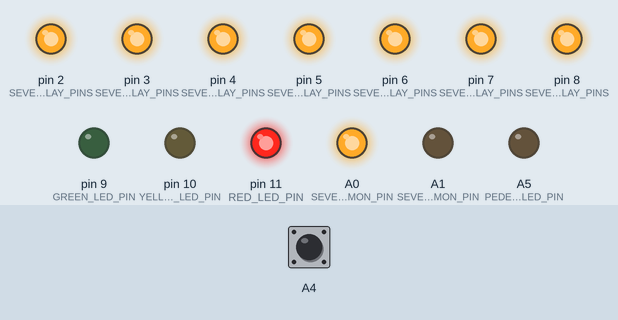
Recording of a sketch running on a simulated Arduino Uno, built with avr-gcc and run on an emulated ATmega328P. Parts: output pins drawn as LEDs (lit = HIGH). The inputs (shaded band) are chosen by the test bench; at power-on: A4 HIGH.

Above: at 16.5 s.
At 45.5 s:
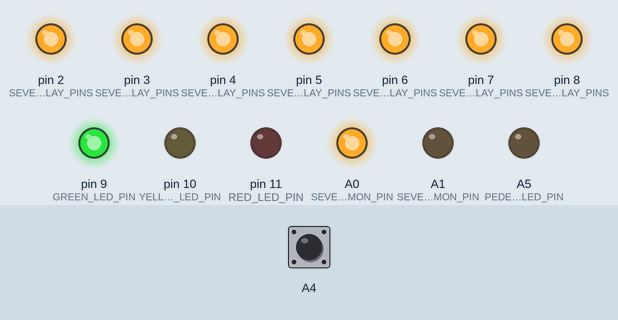
At 60.5 s:
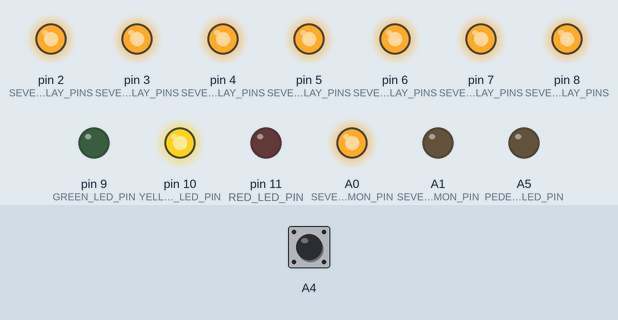
Timing chart, 0 to 80.7 s (numbered marks = the images above):
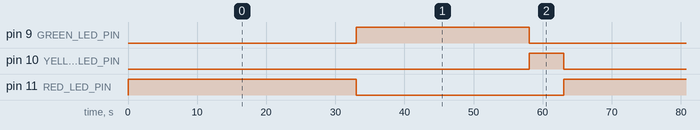

The sketch:

Traffic_Light_System.ino
```cpp
#include "TrafficLight.h"

#define RED_LED_PIN 11
#define YELLOW_LED_PIN 10
#define GREEN_LED_PIN 9
#define PEDESTRIAN_LED_PIN A5

#define PEDESTRIAN_BUTTON A4

byte SEVEN_SEGMENT_DISPLAY_PINS[7] = { 8, 7, 6, 5, 4, 3, 2 };
#define SEVEN_SEGMENT_DISPLAY1_COMMON_PIN A0
#define SEVEN_SEGMENT_DISPLAY2_COMMON_PIN A1

#define POTENTIOMETER_PIN A2

bool pedestrianState = false;

Led redLed(RED_LED_PIN);
Led yellowLed(YELLOW_LED_PIN);
Led greenLed(GREEN_LED_PIN);
Led pedestrianLed(PEDESTRIAN_LED_PIN);

PushButton pedestrianButton(PEDESTRIAN_BUTTON, true, true);

Potentiometer potentiometer(POTENTIOMETER_PIN);

LedBlinker pedestrianLedBlinker(pedestrianLed, 500);

SevenSegmentDisplay sevenSegment(SEVEN_SEGMENT_DISPLAY_PINS,
                                 SEVEN_SEGMENT_DISPLAY1_COMMON_PIN,
                                 SEVEN_SEGMENT_DISPLAY2_COMMON_PIN);

Timer redTimer, yellowTimer, greenTimer;

TrafficLight trafficLight(
  redLed, yellowLed, greenLed, pedestrianLed,
  pedestrianLedBlinker, pedestrianButton, potentiometer, sevenSegment);

// Initializes all components (LEDs, button, potentiometer, timer, display)
void setup() {
  Serial.begin(115200);
  trafficLight.init(true);
  delay(10);
}

// Continuously updates the traffic light system with fixed timings
void loop() {
  trafficLight.update(30, 25, 5);
}
```

Led.cpp
```cpp
#include "Led.h"

Led::Led(byte pin) {
  this->pin = pin;
  state = LOW;
}

//init the pin for the LED
//call this in setup()
void Led::init() {
  pinMode(pin, OUTPUT);
}

void Led::init(byte defaultState) {
  init();
  if (defaultState == HIGH) {
    on();
  } else {
    off();
  }
}

//Turn ON the LED
void Led::on() {
  state = HIGH;
  digitalWrite(pin, state);
}

//Turn OFF the LED
void Led::off() {
  state = LOW;
  digitalWrite(pin, state);
}

//Toggle the LED
void Led::toggle() {
  if (isPoweredOn()) {
    off();
  } else {
    on();
  }
}

bool Led::isPoweredOn() {
  return (state == HIGH);
}
```

Led.h
```cpp
// Class to represent an LED with basic ON/OFF/TOGGLE functionality

#include <Arduino.h>

class Led {
private:
  byte pin;
  byte state;
public:
  Led() {}  //Default Constructor
  Led(byte pin);
  //init the pin for the LED
  //call this in setup()
  void init();

  void init(byte defaultState);

  //Turn ON the LED
  void on();

  //Turn OFF the LED
  void off();

  //Toggle the LED
  void toggle();

  bool isPoweredOn();
};
```

LedBlinker.cpp
```cpp
#include "LedBlinker.h"

void LedBlinker::toggleLed() {
  led.toggle();
}

LedBlinker::LedBlinker(Led &led) {
  this->led = led;
  lastTimeBlinked = millis();
  blinkDelay = 500;
}

LedBlinker::LedBlinker(Led &led, unsigned long blinkDelay) {
  this->led = led;
  lastTimeBlinked = millis();
  this->blinkDelay = blinkDelay;
}

void LedBlinker::initLed() {
  led.init();
}

// Toggles the LED if the defined delay has passed (non-blocking blink)
void LedBlinker::update() {
  unsigned long timeNow = millis();
  if (timeNow - lastTimeBlinked > blinkDelay) {
    lastTimeBlinked = timeNow;
    toggleLed();
  }
}

unsigned long LedBlinker::getBlinkDelay() {
  return blinkDelay;
}

void LedBlinker::setBlinkDelay(unsigned long blinkDelay) {
  this->blinkDelay = blinkDelay;
}
```

LedBlinker.h
```cpp
// Blinks a refrenced LED at a given delay (non-blocking delay)

#include "Led.h"

class LedBlinker {
private:
  Led led;  //Reference Object
  unsigned long lastTimeBlinked;
  unsigned long blinkDelay;

  void toggleLed();
public:
  LedBlinker() {}  //Default Constructor and don't use if it is not Initiliazed properly

  LedBlinker(Led &led);

  LedBlinker(Led &led, unsigned long blinkDelay);

  void initLed();

  // Toggles the LED if the defined delay has passed (non-blocking blink)
  void update();

  unsigned long getBlinkDelay();

  void setBlinkDelay(unsigned long blinkDelay);
};
```

Potentiometer.cpp
```cpp
#include "Potentiometer.h"

Potentiometer::Potentiometer(byte pin) {
  this->pin = pin;
}

void Potentiometer::init() {
  pinMode(pin, INPUT);
}

int Potentiometer::getValue() {
  return (analogRead(pin)) / 4;
}
```

Potentiometer.h
```cpp
//Reads analog value from a potentiometer and maps it from 0-1023 to 0-255

#include <Arduino.h>

class Potentiometer {
private:
  byte pin;
public:
  Potentiometer() {}  //Default Contructor
  Potentiometer(byte pin);

  void init();

  int getValue();
};
```

PushButton.cpp
```cpp
#include "PushButton.h"

// Reads the debounced state of the button and updates press timing
void PushButton::readState() {
  unsigned long timeNow = millis();
  byte newState = digitalRead(pin);

  if (newState != state && (timeNow - lastTimeStateChanged) > debounceDelay) {
    state = newState;
    lastTimeStateChanged = timeNow;
  }

  bool currentlyPressed = isPullUp ? (state == LOW) : (state == HIGH);

  if (currentlyPressed && !wasPreviouslyPressed) {
    pressStartTime = timeNow;  // Start of press
  }

  wasPreviouslyPressed = currentlyPressed;
}

PushButton::PushButton(byte pin, bool isPullUp, bool internalPullUpActivated) {
  this->pin = pin;
  this->isPullUp = isPullUp;
  this->internalPullUpActivated = internalPullUpActivated;

  lastTimeStateChanged = millis();
  debounceDelay = 50;
  pressStartTime = 0;
  wasPreviouslyPressed = false;
}

void PushButton::init() {
  if (isPullUp && internalPullUpActivated) {
    pinMode(pin, INPUT_PULLUP);
  } else {
    pinMode(pin, INPUT);
  }
  state = digitalRead(pin);
}

bool PushButton::isPressed() {
  readState();
  return isPullUp ? (state == LOW) : (state == HIGH);
}

bool PushButton::isLongPressed(unsigned long longPressDuration) {
  readState();
  bool currentlyPressed = isPullUp ? (state == LOW) : (state == HIGH);
  if (currentlyPressed) {
    unsigned long timeNow = millis();
    return (timeNow - pressStartTime >= longPressDuration);
  }
  return false;
}
```

PushButton.h
```cpp
// Class to handle a push button with debounce and lon-press detection

#include <Arduino.h>

class PushButton {
private:
  byte pin;
  byte state;
  bool isPullUp;
  bool internalPullUpActivated;
  unsigned long lastTimeStateChanged;
  unsigned long debounceDelay;
  unsigned long pressStartTime;
  bool wasPreviouslyPressed;

  // Reads the debounced state of the button and updates press timing
  void readState();

public:
  PushButton() {}  // Default Constructor and Don't use if it is not initialized properly
  PushButton(byte pin, bool isPullUp, bool internalPullUpActivated);

  void init();

  bool isPressed();

  bool isLongPressed(unsigned long longPressDuration);
};
```

SevenSegmentDisplay.cpp
```cpp
#include "SevenSegmentDisplay.h"

void SevenSegmentDisplay::setDigit(int digit, byte sevenSegment[7]) {
  for (int i = 0; i < 7; i++) {
    digitalWrite(sevenSegment[i], isCommonAnode ? !digitSegment[digit][i] : digitSegment[digit][i]);
  }
}

SevenSegmentDisplay::SevenSegmentDisplay(byte sevenSegment1[7]) {
  memcpy(this->sevenSegment1, sevenSegment1, 7);
  isTwoSevenSegments = false;
  isMultiplexing = false;
}

SevenSegmentDisplay::SevenSegmentDisplay(byte sevenSegment1[7], byte sevenSegment2[7]) {
  memcpy(this->sevenSegment1, sevenSegment1, 7);
  memcpy(this->sevenSegment2, sevenSegment2, 7);
  isTwoSevenSegments = true;
  isMultiplexing = false;
}

SevenSegmentDisplay::SevenSegmentDisplay(byte sevenSegment1[7], byte commonPin1, byte commonPin2) {
  memcpy(this->sevenSegment1, sevenSegment1, 7);
  this->commonPin1 = commonPin1;
  this->commonPin2 = commonPin2;
  isMultiplexing = true;
  isTwoSevenSegments = false;
}


void SevenSegmentDisplay::init(bool isCommonAnode) {
  this->isCommonAnode = isCommonAnode;

  //Init pins for first display
  for (int i = 0; i < 7; i++) {
    pinMode(sevenSegment1[i], OUTPUT);
  }

  //Init pins for second display if needed
  if (isTwoSevenSegments) {
    for (int i = 0; i < 7; i++) {
      pinMode(sevenSegment2[i], OUTPUT);
    }
  }

  // Init common pins for multiplexing if applicable
  if (isMultiplexing) {
    pinMode(commonPin1, OUTPUT);
    pinMode(commonPin2, OUTPUT);
    digitalWrite(commonPin2, isCommonAnode ? LOW : HIGH);  //tens place
    digitalWrite(commonPin1, isCommonAnode ? HIGH : LOW);  //units place
  }

  off();
}

// Displays a 2-digit number on one or two 7-segment displays
// If using multiplexing, it alternates between digits rapidly
void SevenSegmentDisplay::display(int num) {
  this->num = num;
  if (num < 0 || num > 99) return;

  int tens = num / 10;
  int units = num % 10;


  if (!isTwoSevenSegments && !isMultiplexing) {
    setDigit(units, sevenSegment1);
  } else if (isTwoSevenSegments && !isMultiplexing) {
    setDigit(tens, sevenSegment2);
    setDigit(units, sevenSegment1);
  } else {
    timeNow = millis();
    if (timeNow - lastTimeChanged > 50 && state) {
      digitalWrite(commonPin2, isCommonAnode ? LOW : HIGH);
      digitalWrite(commonPin1, isCommonAnode ? HIGH : LOW);
      setDigit(units, sevenSegment1);
      lastTimeChanged = timeNow;
      state = !state;
    } else if (timeNow - lastTimeChanged > 50 && !state) {
      digitalWrite(commonPin1, isCommonAnode ? LOW : HIGH);
      digitalWrite(commonPin2, isCommonAnode ? HIGH : LOW);
      setDigit(tens, sevenSegment1);
      lastTimeChanged = timeNow;
      state = !state;
    }
  }
}

void SevenSegmentDisplay::reset() {
  num = 0;
  display(num);
}

void SevenSegmentDisplay::off() {
  if (!isTwoSevenSegments) {
    for (int i = 0; i < 7; i++) {
      digitalWrite(sevenSegment1[i], isCommonAnode ? HIGH : LOW);
    }
  } else {
    for (int i = 0; i < 7; i++) {
      digitalWrite(sevenSegment1[i], isCommonAnode ? HIGH : LOW);
      digitalWrite(sevenSegment2[i], isCommonAnode ? HIGH : LOW);
    }
  }
}

void SevenSegmentDisplay::increment() {
  num++;
  display(num);
}

void SevenSegmentDisplay::decrement() {
  num--;
  display(num);
}
```

SevenSegmentDisplay.h
```cpp
// Controls 1 or 2 7-segment displays, including multiplexed displays

#include <Arduino.h>

class SevenSegmentDisplay {
private:
  byte sevenSegment1[7];
  byte sevenSegment2[7];
  byte commonPin1;
  byte commonPin2;

  int num = 0;

  bool isMultiplexing;
  bool isTwoSevenSegments;
  bool isCommonAnode;

  unsigned long timeNow;
  unsigned long lastTimeChanged = 0;
  bool state = true;

  byte digitSegment[10][7] = {
    { 1, 1, 1, 1, 1, 1, 0 },  // 0
    { 0, 1, 1, 0, 0, 0, 0 },  // 1
    { 1, 1, 0, 1, 1, 0, 1 },  // 2
    { 1, 1, 1, 1, 0, 0, 1 },  // 3
    { 0, 1, 1, 0, 0, 1, 1 },  // 4
    { 1, 0, 1, 1, 0, 1, 1 },  // 5
    { 1, 0, 1, 1, 1, 1, 1 },  // 6
    { 1, 1, 1, 0, 0, 0, 0 },  // 7
    { 1, 1, 1, 1, 1, 1, 1 },  // 8
    { 1, 1, 1, 1, 0, 1, 1 }   // 9
  };

  void setDigit(int digit, byte sevenSegment[7]);

public:
  SevenSegmentDisplay() {}  //Default constructor;

  SevenSegmentDisplay(byte sevenSegment1[7]);

  SevenSegmentDisplay(byte sevenSegment1[7], byte sevenSegment2[7]);

  SevenSegmentDisplay(byte sevenSegment1[7], byte commonPin1, byte commonPin2);


  void init(bool isCommonAnode);

  // Displays a 2-digit number on one or two 7-segment displays
  // If using multiplexing, it alternates between digits rapidly
  void display(int num);

  void reset();

  void off();
  void increment();
  void decrement();
};
```

Timer.cpp
```cpp
#include "Timer.h"

void Timer::up() {
  if (count == time && isContinous) {
    count = 0;
  } else if (count == time && !isContinous) {
    count == time;
  } else {
    count++;
  }
}

void Timer::down() {
  if (count == 0 && isContinous) {
    count = time;
  } else if (count == 0 && !isContinous) {
    count == 0;
  } else {
    count--;
  }
}

void Timer::init(bool isUpCounter, bool isContinous) {
  this->isUpCounter = isUpCounter;
  this->isContinous = isContinous;
}

void Timer::setTimer(int time) {
  this->time = time;
  if (!isUpCounter) {
    count = time;
  } else {
    count = 0;
  }
}

void Timer::update(int milliSecs) {
  timeNow = millis();
  if (timeNow - lastTimeChanged > milliSecs) {
    lastTimeChanged = timeNow;
    if (isUpCounter) {
      up();
    } else {
      down();
    }
  }
}

int Timer::getRemainingTime() {
  return count;
}
```

Timer.h
```cpp
// General-purpose timer that can count up or down; can run continuously or once

#include <Arduino.h>

class Timer {
private:
  bool isUpCounter;
  bool isContinous;

  int time;
  int count;
  unsigned long timeNow;
  unsigned long lastTimeChanged = 0;

  void up();

  void down();

public:
  Timer() {}  //Default contructor

  void init(bool isUpCounter, bool isContinous);

  void setTimer(int time);

  void update(int milliSecs);

  int getRemainingTime();
};
```

TrafficLight.cpp
```cpp
#include "TrafficLight.h"

void TrafficLight::red() {
  redLed.on();
  yellowLed.off();
  greenLed.off();
}

void TrafficLight::yellow() {
  redLed.off();
  yellowLed.on();
  greenLed.off();
  pedestrianLed.off();
}

void TrafficLight::green() {
  redLed.off();
  yellowLed.off();
  greenLed.on();
  pedestrianLed.off();
}

void TrafficLight::allLedsOff() {
  redLed.off();
  yellowLed.off();
  greenLed.off();
  pedestrianLed.off();
}

void TrafficLight::init(bool isSevenSegmentCommonAnode) {
  redLed.init();
  yellowLed.init();
  greenLed.init();
  pedestrianLed.init();
  pedestrianButton.init();
  potentiometer.init();

  sevenSegment.init(isSevenSegmentCommonAnode);
  sevenSegment.off();

  redTimer.init(false, false);
  yellowTimer.init(false, false);
  greenTimer.init(false, false);

  delay(50);

  red();
}

// Manages the logic and LED state for each respective traffic signal
int TrafficLight::red(int setTime) {
  if (!isRedTimerStarted && !isYellowTimerStarted && !isGreenTimerStarted) {
    redTimer.setTimer(setTime + 1);
    isRedTimerStarted = true;
    red();
  } else if (isRedTimerStarted) {
    redTimer.update(1000);

    if (pedestrianButton.isPressed()) {
      pedestrianStateInRed = true;
    }

    if (redTimer.getRemainingTime() == 0) {
      allLedsOff();
      isRedTimerStarted = false;
      pedestrianState = false;
    }
    if (pedestrianStateInRed) {
      pedestrianState = true;
      return 0;
    } else if (pedestrianState) {
      return redTimer.getRemainingTime();
    }
  }
  return 0;
}

// Manages the logic and LED state for each respective traffic signal
void TrafficLight::yellow(int setTime) {
  if (!isRedTimerStarted && !isYellowTimerStarted && !isGreenTimerStarted) {
    yellowTimer.setTimer(setTime + 1);
    isYellowTimerStarted = true;
    yellow();
  } else if (isYellowTimerStarted) {
    yellowTimer.update(1000);
    if (pedestrianButton.isPressed() || pedestrianStateInRed) {
      pedestrianState = true;
      pedestrianStateInRed = false;
    }
    if (yellowTimer.getRemainingTime() == 0) {
      allLedsOff();
      isYellowTimerStarted = false;
    }
  }
}

// Manages the logic and LED state for each respective traffic signal
void TrafficLight::green(int setTime) {
  if (!isRedTimerStarted && !isYellowTimerStarted && !isGreenTimerStarted) {
    greenTimer.setTimer(setTime + 1);
    isGreenTimerStarted = true;
    green();
  } else if (isGreenTimerStarted) {
    greenTimer.update(1000);
    if (pedestrianButton.isPressed() || pedestrianStateInRed) {
      pedestrianState = true;
      pedestrianStateInRed = false;
    }
    if (greenTimer.getRemainingTime() == 0) {
      allLedsOff();
      isGreenTimerStarted = false;
    }
  }
}

//Central update loop for the traffic light system
//Handles pedestrian button press, LED transitions, and 7-segment display update
void TrafficLight::update(int redTime, int greenTime, int yellowTime) {
  int temp = red(redTime + 2);
  if (temp > 1) {
    sevenSegment.display(temp - 2);
    pedestrianLedBlinker.update();
  } else {
    sevenSegment.off();
    pedestrianLed.off();
  }
  green(greenTime);
  yellow(yellowTime);
}
```

TrafficLight.h
```cpp
// Manages state transitions between RED, GREEN, YELLOW for traffic lights
// Handles pedestrian requests and displays countdown via 7-segment display

#include "LedBlinker.h"
#include "PushButton.h"
#include "Potentiometer.h"
#include "Timer.h"
#include "SevenSegmentDisplay.h"

class TrafficLight {
private:
  Led redLed;
  Led yellowLed;
  Led greenLed;
  Led pedestrianLed;

  LedBlinker pedestrianLedBlinker;

  PushButton pedestrianButton;
  Potentiometer potentiometer;
  Timer redTimer, yellowTimer, greenTimer;

  SevenSegmentDisplay &sevenSegment;

  byte ledsBrightness;
  byte time;

  bool isRedTimerStarted = false;
  bool isYellowTimerStarted = false;
  bool isGreenTimerStarted = false;

  bool pedestrianState = false;
  bool pedestrianStateInRed = false;

  void red();

  void yellow();

  void green();

  void allLedsOff();

public:
  TrafficLight() = delete;  //Default Constructor
  TrafficLight(Led &redLed, Led &yellowLed, Led &greenLed, Led &pedestrianLed,
               LedBlinker &pedestrianLedBlinker, PushButton &pedestrianButton,
               Potentiometer &potentiometer, SevenSegmentDisplay &sevenSegment)
    : redLed(redLed),
      yellowLed(yellowLed),
      greenLed(greenLed),
      pedestrianLed(pedestrianLed),
      pedestrianLedBlinker(pedestrianLedBlinker),
      pedestrianButton(pedestrianButton),
      potentiometer(potentiometer),
      sevenSegment(sevenSegment) {}

  void init(bool isSevenSegmentCommonAnode);

  // Manages the logic and LED state for each respective traffic signal
  int red(int setTime);

  // Manages the logic and LED state for each respective traffic signal
  void yellow(int setTime);

  // Manages the logic and LED state for each respective traffic signal
  void green(int setTime);

  //Central update loop for the traffic light system
  //Handles pedestrian button press, LED transitions, and 7-segment display update
  void update(int redTime, int greenTime, int yellowTime);
};
```

Measured:
- by itself, pin 9 (GREEN_LED_PIN): alternates HIGH for 25.0 s and LOW for 37.0 s
- by itself, pin 10 (YELLOW_LED_PIN): alternates HIGH for 5.0 s and LOW for 57.1 s
- by itself, pin 11 (RED_LED_PIN): alternates HIGH for 32.0 s and LOW for 30.0 s
